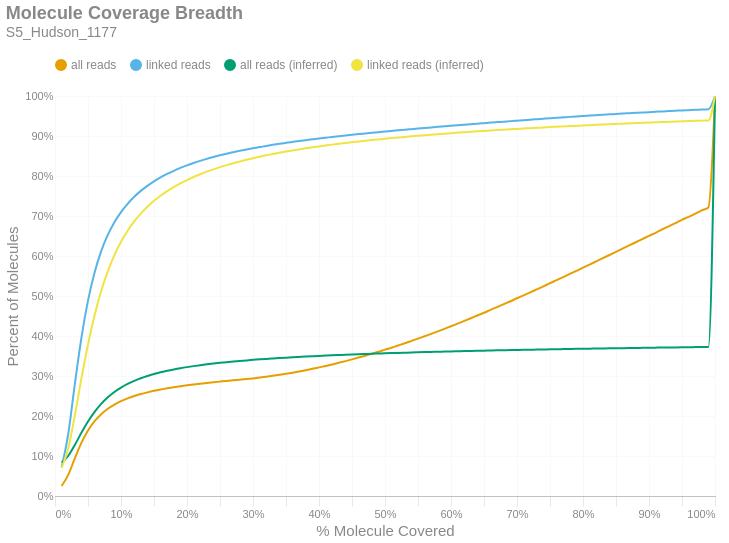

The code cell stored with this chart in its notebook:
### Markdown cell above
### Molecule Read Coverage
This chart shows molecule coverage breadth as computed by the number of bases aligned to that molecule. In other words, "*how much of each unique long molecule is actually sequenced/aligned?*" Keep in mind there is a distinction between sequences and alignments, since some sequences belonging to a particular molecule may not align well and wouldn't appear in the alignment data. This chart also shows molecule coverage breadth as computed by the *inferred fragment* from which the aligned sequences originate. Unlike read coverage, this calculation takes into account the total insert size, including unsequenced gaps between the forward and reverse reads. Like the previous figures, these are cumulative percents.

### Code cell
if SKIPLR:
    print_html(f"Skipped")
else:
    binned_df = consolidated_hist(valids['coverage_bp'], mask, 0.01, True)
    binned_df_inf = consolidated_hist(valids['coverage_inserts'], mask, 0.01, True)
    binned_df = binned_df.with_columns(pl.lit(binned_df_inf['all reads (cumsum)']).alias('all reads (inferred)'))
    binned_df = binned_df.with_columns(pl.lit(binned_df_inf['linked reads (cumsum)']).alias('linked reads (inferred)'))
    binned_df = binned_df.with_columns(
        (pl.col('bin').cast(pl.Float64) + 0.01).alias('right_edge')
    )

    with SafeRender(binned_df):
        (
            density_plot(binned_df, 'Molecule Coverage Breadth', samplename, 'molcov', ['all reads (inferred)','linked reads (inferred)'])
            .encode(
                #x=alt.X('bin:Q', title="% Molecule Covered").axis(format = '%').scale(padding=0),
                x=alt.X('right_edge:Q', title="% Molecule Covered").axis(format='%').scale(padding=0),
                y=alt.Y('value:Q', title='Percent of Molecules')
                    .axis(format='%')
                    .stack(False)
                    .scale(domainMin=0, padding=0),
                color=alt.Color("key:N").scale(domain = ["all reads", "linked reads", "all reads (inferred)", "linked reads (inferred)"]),
                tooltip = [
                    alt.Tooltip("key:N", title = "Data Type"),
                    alt.Tooltip("range_label:N", title="% Molecule Covered"),
                    alt.Tooltip("value:Q", format = ".2%", title="% Molecules")
                ]
            )
        ).display()

### Figure 1 — Vega-Lite specification as saved in the notebook (floating-point values rounded to 4 significant figures)
{"width": "container", "height": 400, "config": {"title": {"anchor": "start", "dy": -15, "fontSize": 18, "color": "#888888", "subtitleColor": "#888888", "subtitleFontSize": 14}, "arc": {"fill": "#0072B2"}, "axis": {"domainColor": "#888888", "domainWidth": 0.5, "gridWidth": 0.2, "grid": false, "titleFontWeight": 400, "titleFontSize": 15, "labelFontSize": 11, "labelColor": "#888888", "tickColor": "#888888", "tickWidth": 0.2, "titleColor": "#888888"}, "axisBand": {"grid": false}, "axisX": {"grid": true, "tickSize": 10, "domainCap": "round"}, "axisY": {"domain": false, "grid": true, "tickSize": 0, "domainCap": "round"}, "background": "transparent", "header": {"labelFontSize": 15, "labelColor": "#888888", "titleFontSize": 15, "titleFontWeight": 600, "titleColor": "#888888"}, "legend": {"labelFont": "sans-serif", "labelFontSize": 12, "labelColor": "#888888", "symbolSize": 100, "symbolType": "circle", "titleFontSize": 12, "titlePadding": 10, "titleColor": "#888888", "title": null, "orient": "top"}, "range": {"category": ["#E69F00", "#56B4E9", "#009E73", "#F0E442", "#0072B2", "#D55E00", "#CC79A7", "#000000"], "diverging": ["#cfe8f3", "#a2d4ec", "#73bfe2", "#46abdb", "#1696d2", "#12719e"]}, "area": {"fill": "#0072B2", "fillOpacity": 0.7, "line": true, "strokeOpacity": 0.7}, "line": {"color": "#0072B2", "stroke": "#0072B2", "strokeWidth": 2}, "trail": {"color": "#0072B2", "stroke": "#0072B2", "strokeWidth": 0, "size": 1}, "point": {"filled": true, "fillOpacity": 1.0, "size": 95}, "text": {"color": "#888888", "fontSize": 11, "align": "right", "fontWeight": 400, "size": 11}, "bar": {"fill": "#0072B2", "stroke": null}, "view": {"stroke": null, "continuousWidth": 660, "continuousHeight": 400}}, "data": {"name": "data-fc03187fb58b36b3d0e5a07ee7efb399"}, "mark": {"type": "line", "interpolate": "monotone", "point": {"opacity": 0, "size": 275}}, "encoding": {"color": {"field": "key", "scale": {"domain": ["all reads", "linked reads", "all reads (inferred)", "linked reads (inferred)"]}, "type": "nominal"}, "tooltip": [{"field": "key", "title": "Data Type", "type": "nominal"}, {"field": "range_label", "title": "% Molecule Covered", "type": "nominal"}, {"field": "value", "format": ".2%", "title": "% Molecules", "type": "quantitative"}], "x": {"axis": {"format": "%"}, "field": "right_edge", "scale": {"padding": 0}, "title": "% Molecule Covered", "type": "quantitative"}, "y": {"axis": {"format": "%"}, "field": "value", "scale": {"domainMin": 0, "padding": 0}, "stack": false, "title": "Percent of Molecules", "type": "quantitative"}}, "params": [{"name": "param_c36ac31b6afebe62", "select": {"type": "point", "fields": ["key"]}, "bind": "legend"}], "title": {"text": "Molecule Coverage Breadth", "subtitle": "S5_Hudson_1177"}, "transform": [{"fold": ["all reads (cumsum)", "linked reads (cumsum)", "all reads (inferred)", "linked reads (inferred)"]}, {"calculate": "replace(datum.key, ' (cumsum)', '')", "as": "key"}, {"filter": {"param": "param_c36ac31b6afebe62"}}], "usermeta": {"embedOptions": {"downloadFileName": "S5_Hudson_1177.molcov"}}, "$schema": "https://vega.github.io/schema/vega-lite/v6.1.0.json", "datasets": {"data-fc03187fb58b36b3d0e5a07ee7efb399": [{"bin": "0.0", "interval": "0.0-0.01", "all reads": 0.02485, "linked reads": 0.07176, "all reads (cumsum)": 0.02485, "linked reads (cumsum)": 0.07176, "range_label": "0.0-0.01", "all reads (inferred)": 0.08354, "linked reads (inferred)": 0.07057, "right_edge": 0.01}, {"bin": "0.01", "interval": "0.01-0.02", "all reads": 0.02781, "linked reads": 0.08261, "all reads (cumsum)": 0.05266, "linked reads (cumsum)": 0.1544, "range_label": "0.01-0.02", "all reads (inferred)": 0.1001, "linked reads (inferred)": 0.1189, "right_edge": 0.02}, {"bin": "0.02", "interval": "0.02-0.03", "all reads": 0.04139, "linked reads": 0.1245, "all reads (cumsum)": 0.09405, "linked reads (cumsum)": 0.2789, "range_label": "0.02-0.03", "all reads (inferred)": 0.1275, "linked reads (inferred)": 0.2011, "right_edge": 0.03}, {"bin": "0.03", "interval": "0.03-0.04", "all reads": 0.03868, "linked reads": 0.1166, "all reads (cumsum)": 0.1327, "linked reads (cumsum)": 0.3955, "range_label": "0.03-0.04", "all reads (inferred)": 0.1581, "linked reads (inferred)": 0.2934, "right_edge": 0.04}, {"bin": "0.04", "interval": "0.04-0.05", "all reads": 0.03077, "linked reads": 0.09287, "all reads (cumsum)": 0.1635, "linked reads (cumsum)": 0.4884, "range_label": "0.04-0.05", "all reads (inferred)": 0.1863, "linked reads (inferred)": 0.3787, "right_edge": 0.05}, {"bin": "0.05", "interval": "0.05-0.06", "all reads": 0.02341, "linked reads": 0.0706, "all reads (cumsum)": 0.1869, "linked reads (cumsum)": 0.559, "range_label": "0.05-0.06", "all reads (inferred)": 0.2104, "linked reads (inferred)": 0.4519, "right_edge": 0.06}, {"bin": "0.06", "interval": "0.06-0.07", "all reads": 0.01763, "linked reads": 0.0531, "all reads (cumsum)": 0.2045, "linked reads (cumsum)": 0.6121, "range_label": "0.06-0.07", "all reads (inferred)": 0.2304, "linked reads (inferred)": 0.5124, "right_edge": 0.07}, {"bin": "0.07", "interval": "0.07-0.08", "all reads": 0.01348, "linked reads": 0.04053, "all reads (cumsum)": 0.218, "linked reads (cumsum)": 0.6526, "range_label": "0.07-0.08", "all reads (inferred)": 0.2467, "linked reads (inferred)": 0.5618, "right_edge": 0.08}, {"bin": "0.08", "interval": "0.08-0.09", "all reads": 0.01056, "linked reads": 0.03172, "all reads (cumsum)": 0.2286, "linked reads (cumsum)": 0.6843, "range_label": "0.08-0.09", "all reads (inferred)": 0.2601, "linked reads (inferred)": 0.6024, "right_edge": 0.09}, {"bin": "0.09", "interval": "0.09-0.1", "all reads": 0.008504, "linked reads": 0.02547, "all reads (cumsum)": 0.2371, "linked reads (cumsum)": 0.7098, "range_label": "0.09-0.1", "all reads (inferred)": 0.271, "linked reads (inferred)": 0.6354, "right_edge": 0.1}, {"bin": "0.1", "interval": "0.1-0.11", "all reads": 0.006932, "linked reads": 0.02068, "all reads (cumsum)": 0.244, "linked reads (cumsum)": 0.7305, "range_label": "0.1-0.11", "all reads (inferred)": 0.2801, "linked reads (inferred)": 0.663, "right_edge": 0.11}, {"bin": "0.11", "interval": "0.11-0.12", "all reads": 0.005863, "linked reads": 0.01749, "all reads (cumsum)": 0.2499, "linked reads (cumsum)": 0.748, "range_label": "0.11-0.12", "all reads (inferred)": 0.2879, "linked reads (inferred)": 0.6864, "right_edge": 0.12}, {"bin": "0.12", "interval": "0.12-0.13", "all reads": 0.004978, "linked reads": 0.01482, "all reads (cumsum)": 0.2548, "linked reads (cumsum)": 0.7628, "range_label": "0.12-0.13", "all reads (inferred)": 0.2944, "linked reads (inferred)": 0.7061, "right_edge": 0.13}, {"bin": "0.13", "interval": "0.13-0.14", "all reads": 0.004263, "linked reads": 0.01266, "all reads (cumsum)": 0.2591, "linked reads (cumsum)": 0.7754, "range_label": "0.13-0.14", "all reads (inferred)": 0.3001, "linked reads (inferred)": 0.7232, "right_edge": 0.14}, {"bin": "0.14", "interval": "0.14-0.15", "all reads": 0.003821, "linked reads": 0.0113, "all reads (cumsum)": 0.2629, "linked reads (cumsum)": 0.7867, "range_label": "0.14-0.15", "all reads (inferred)": 0.305, "linked reads (inferred)": 0.7379, "right_edge": 0.15}, {"bin": "0.15", "interval": "0.15-0.16", "all reads": 0.003315, "linked reads": 0.009786, "all reads (cumsum)": 0.2662, "linked reads (cumsum)": 0.7965, "range_label": "0.15-0.16", "all reads (inferred)": 0.3092, "linked reads (inferred)": 0.7506, "right_edge": 0.16}, {"bin": "0.16", "interval": "0.16-0.17", "all reads": 0.002947, "linked reads": 0.008632, "all reads (cumsum)": 0.2692, "linked reads (cumsum)": 0.8052, "range_label": "0.16-0.17", "all reads (inferred)": 0.313, "linked reads (inferred)": 0.7621, "right_edge": 0.17}, {"bin": "0.17", "interval": "0.17-0.18", "all reads": 0.002687, "linked reads": 0.007799, "all reads (cumsum)": 0.2719, "linked reads (cumsum)": 0.813, "range_label": "0.17-0.18", "all reads (inferred)": 0.3164, "linked reads (inferred)": 0.7723, "right_edge": 0.18}, {"bin": "0.18", "interval": "0.18-0.19", "all reads": 0.002515, "linked reads": 0.007245, "all reads (cumsum)": 0.2744, "linked reads (cumsum)": 0.8202, "range_label": "0.18-0.19", "all reads (inferred)": 0.3194, "linked reads (inferred)": 0.7815, "right_edge": 0.19}, {"bin": "0.19", "interval": "0.19-0.2", "all reads": 0.002282, "linked reads": 0.006455, "all reads (cumsum)": 0.2767, "linked reads (cumsum)": 0.8267, "range_label": "0.19-0.2", "all reads (inferred)": 0.3222, "linked reads (inferred)": 0.7898, "right_edge": 0.2}, {"bin": "0.2", "interval": "0.2-0.21", "all reads": 0.002076, "linked reads": 0.005855, "all reads (cumsum)": 0.2788, "linked reads (cumsum)": 0.8325, "range_label": "0.2-0.21", "all reads (inferred)": 0.3247, "linked reads (inferred)": 0.7974, "right_edge": 0.21}, {"bin": "0.21", "interval": "0.21-0.22", "all reads": 0.001966, "linked reads": 0.005396, "all reads (cumsum)": 0.2807, "linked reads (cumsum)": 0.8379, "range_label": "0.21-0.22", "all reads (inferred)": 0.327, "linked reads (inferred)": 0.8045, "right_edge": 0.22}, {"bin": "0.22", "interval": "0.22-0.23", "all reads": 0.001849, "linked reads": 0.004991, "all reads (cumsum)": 0.2826, "linked reads (cumsum)": 0.8429, "range_label": "0.22-0.23", "all reads (inferred)": 0.3291, "linked reads (inferred)": 0.8108, "right_edge": 0.23}, {"bin": "0.23", "interval": "0.23-0.24", "all reads": 0.001758, "linked reads": 0.004684, "all reads (cumsum)": 0.2843, "linked reads (cumsum)": 0.8476, "range_label": "0.23-0.24", "all reads (inferred)": 0.3311, "linked reads (inferred)": 0.8166, "right_edge": 0.24}, {"bin": "0.24", "interval": "0.24-0.25", "all reads": 0.001637, "linked reads": 0.004201, "all reads (cumsum)": 0.286, "linked reads (cumsum)": 0.8518, "range_label": "0.24-0.25", "all reads (inferred)": 0.3329, "linked reads (inferred)": 0.8221, "right_edge": 0.25}, {"bin": "0.25", "interval": "0.25-0.26", "all reads": 0.001584, "linked reads": 0.00397, "all reads (cumsum)": 0.2875, "linked reads (cumsum)": 0.8558, "range_label": "0.25-0.26", "all reads (inferred)": 0.3346, "linked reads (inferred)": 0.8272, "right_edge": 0.26}, {"bin": "0.26", "interval": "0.26-0.27", "all reads": 0.001568, "linked reads": 0.003806, "all reads (cumsum)": 0.2891, "linked reads (cumsum)": 0.8596, "range_label": "0.26-0.27", "all reads (inferred)": 0.3362, "linked reads (inferred)": 0.8319, "right_edge": 0.27}, {"bin": "0.27", "interval": "0.27-0.28", "all reads": 0.001554, "linked reads": 0.003471, "all reads (cumsum)": 0.2907, "linked reads (cumsum)": 0.863, "range_label": "0.27-0.28", "all reads (inferred)": 0.3376, "linked reads (inferred)": 0.8364, "right_edge": 0.28}, {"bin": "0.28", "interval": "0.28-0.29", "all reads": 0.001604, "linked reads": 0.003222, "all reads (cumsum)": 0.2923, "linked reads (cumsum)": 0.8663, "range_label": "0.28-0.29", "all reads (inferred)": 0.339, "linked reads (inferred)": 0.8405, "right_edge": 0.29}, {"bin": "0.29", "interval": "0.29-0.3", "all reads": 0.001773, "linked reads": 0.003125, "all reads (cumsum)": 0.294, "linked reads (cumsum)": 0.8694, "range_label": "0.29-0.3", "all reads (inferred)": 0.3403, "linked reads (inferred)": 0.8444, "right_edge": 0.3}, {"bin": "0.3", "interval": "0.3-0.31", "all reads": 0.001977, "linked reads": 0.003019, "all reads (cumsum)": 0.296, "linked reads (cumsum)": 0.8724, "range_label": "0.3-0.31", "all reads (inferred)": 0.3416, "linked reads (inferred)": 0.8481, "right_edge": 0.31}, {"bin": "0.31", "interval": "0.31-0.32", "all reads": 0.002098, "linked reads": 0.002697, "all reads (cumsum)": 0.2981, "linked reads (cumsum)": 0.8751, "range_label": "0.31-0.32", "all reads (inferred)": 0.3428, "linked reads (inferred)": 0.8517, "right_edge": 0.32}, {"bin": "0.32", "interval": "0.32-0.33", "all reads": 0.002327, "linked reads": 0.00275, "all reads (cumsum)": 0.3005, "linked reads (cumsum)": 0.8779, "range_label": "0.32-0.33", "all reads (inferred)": 0.3438, "linked reads (inferred)": 0.8549, "right_edge": 0.33}, {"bin": "0.33", "interval": "0.33-0.34", "all reads": 0.002509, "linked reads": 0.002595, "all reads (cumsum)": 0.303, "linked reads (cumsum)": 0.8804, "range_label": "0.33-0.34", "all reads (inferred)": 0.3449, "linked reads (inferred)": 0.858, "right_edge": 0.34}, {"bin": "0.34", "interval": "0.34-0.35", "all reads": 0.002604, "linked reads": 0.002434, "all reads (cumsum)": 0.3056, "linked reads (cumsum)": 0.8829, "range_label": "0.34-0.35", "all reads (inferred)": 0.3459, "linked reads (inferred)": 0.861, "right_edge": 0.35}, {"bin": "0.35", "interval": "0.35-0.36", "all reads": 0.002814, "linked reads": 0.002359, "all reads (cumsum)": 0.3084, "linked reads (cumsum)": 0.8852, "range_label": "0.35-0.36", "all reads (inferred)": 0.3468, "linked reads (inferred)": 0.8639, "right_edge": 0.36}, {"bin": "0.36", "interval": "0.36-0.37", "all reads": 0.003049, "linked reads": 0.00228, "all reads (cumsum)": 0.3114, "linked reads (cumsum)": 0.8875, "range_label": "0.36-0.37", "all reads (inferred)": 0.3477, "linked reads (inferred)": 0.8665, "right_edge": 0.37}, {"bin": "0.37", "interval": "0.37-0.38", "all reads": 0.003149, "linked reads": 0.002105, "all reads (cumsum)": 0.3146, "linked reads (cumsum)": 0.8896, "range_label": "0.37-0.38", "all reads (inferred)": 0.3486, "linked reads (inferred)": 0.8691, "right_edge": 0.38}, {"bin": "0.38", "interval": "0.38-0.39", "all reads": 0.003339, "linked reads": 0.002123, "all reads (cumsum)": 0.3179, "linked reads (cumsum)": 0.8917, "range_label": "0.38-0.39", "all reads (inferred)": 0.3494, "linked reads (inferred)": 0.8716, "right_edge": 0.39}, {"bin": "0.39", "interval": "0.39-0.4", "all reads": 0.003615, "linked reads": 0.002061, "all reads (cumsum)": 0.3215, "linked reads (cumsum)": 0.8938, "range_label": "0.39-0.4", "all reads (inferred)": 0.3502, "linked reads (inferred)": 0.8739, "right_edge": 0.4}, {"bin": "0.4", "interval": "0.4-0.41", "all reads": 0.003592, "linked reads": 0.001866, "all reads (cumsum)": 0.3251, "linked reads (cumsum)": 0.8957, "range_label": "0.4-0.41", "all reads (inferred)": 0.351, "linked reads (inferred)": 0.8762, "right_edge": 0.41}, {"bin": "0.41", "interval": "0.41-0.42", "all reads": 0.003865, "linked reads": 0.001912, "all reads (cumsum)": 0.329, "linked reads (cumsum)": 0.8976, "range_label": "0.41-0.42", "all reads (inferred)": 0.3517, "linked reads (inferred)": 0.8785, "right_edge": 0.42}, {"bin": "0.42", "interval": "0.42-0.43", "all reads": 0.004054, "linked reads": 0.001828, "all reads (cumsum)": 0.333, "linked reads (cumsum)": 0.8994, "range_label": "0.42-0.43", "all reads (inferred)": 0.3524, "linked reads (inferred)": 0.8805, "right_edge": 0.43}, {"bin": "0.43", "interval": "0.43-0.44", "all reads": 0.004193, "linked reads": 0.001839, "all reads (cumsum)": 0.3372, "linked reads (cumsum)": 0.9013, "range_label": "0.43-0.44", "all reads (inferred)": 0.3531, "linked reads (inferred)": 0.8825, "right_edge": 0.44}, {"bin": "0.44", "interval": "0.44-0.45", "all reads": 0.004408, "linked reads": 0.001729, "all reads (cumsum)": 0.3416, "linked reads (cumsum)": 0.903, "range_label": "0.44-0.45", "all reads (inferred)": 0.3537, "linked reads (inferred)": 0.8844, "right_edge": 0.45}, {"bin": "0.45", "interval": "0.45-0.46", "all reads": 0.004523, "linked reads": 0.001734, "all reads (cumsum)": 0.3462, "linked reads (cumsum)": 0.9047, "range_label": "0.45-0.46", "all reads (inferred)": 0.3544, "linked reads (inferred)": 0.8863, "right_edge": 0.46}, {"bin": "0.46", "interval": "0.46-0.47", "all reads": 0.004674, "linked reads": 0.001591, "all reads (cumsum)": 0.3508, "linked reads (cumsum)": 0.9063, "range_label": "0.46-0.47", "all reads (inferred)": 0.355, "linked reads (inferred)": 0.8881, "right_edge": 0.47}, {"bin": "0.47", "interval": "0.47-0.48", "all reads": 0.004868, "linked reads": 0.001594, "all reads (cumsum)": 0.3557, "linked reads (cumsum)": 0.9079, "range_label": "0.47-0.48", "all reads (inferred)": 0.3556, "linked reads (inferred)": 0.8899, "right_edge": 0.48}, {"bin": "0.48", "interval": "0.48-0.49", "all reads": 0.004769, "linked reads": 0.001635, "all reads (cumsum)": 0.3605, "linked reads (cumsum)": 0.9095, "range_label": "0.48-0.49", "all reads (inferred)": 0.3561, "linked reads (inferred)": 0.8915, "right_edge": 0.49}, {"bin": "0.49", "interval": "0.49-0.5", "all reads": 0.00538, "linked reads": 0.00161, "all reads (cumsum)": 0.3659, "linked reads (cumsum)": 0.9111, "range_label": "0.49-0.5", "all reads (inferred)": 0.3567, "linked reads (inferred)": 0.8932, "right_edge": 0.5}, {"bin": "0.5", "interval": "0.5-0.51", "all reads": 0.004853, "linked reads": 0.001472, "all reads (cumsum)": 0.3707, "linked reads (cumsum)": 0.9126, "range_label": "0.5-0.51", "all reads (inferred)": 0.3572, "linked reads (inferred)": 0.8947, "right_edge": 0.51}, {"bin": "0.51", "interval": "0.51-0.52", "all reads": 0.005673, "linked reads": 0.001575, "all reads (cumsum)": 0.3764, "linked reads (cumsum)": 0.9142, "range_label": "0.51-0.52", "all reads (inferred)": 0.3577, "linked reads (inferred)": 0.8962, "right_edge": 0.52}, {"bin": "0.52", "interval": "0.52-0.53", "all reads": 0.005501, "linked reads": 0.001502, "all reads (cumsum)": 0.3819, "linked reads (cumsum)": 0.9157, "range_label": "0.52-0.53", "all reads (inferred)": 0.3582, "linked reads (inferred)": 0.8977, "right_edge": 0.53}, {"bin": "0.53", "interval": "0.53-0.54", "all reads": 0.005674, "linked reads": 0.001466, "all reads (cumsum)": 0.3876, "linked reads (cumsum)": 0.9172, "range_label": "0.53-0.54", "all reads (inferred)": 0.3587, "linked reads (inferred)": 0.8992, "right_edge": 0.54}, {"bin": "0.54", "interval": "0.54-0.55", "all reads": 0.005787, "linked reads": 0.001467, "all reads (cumsum)": 0.3933, "linked reads (cumsum)": 0.9186, "range_label": "0.54-0.55", "all reads (inferred)": 0.3592, "linked reads (inferred)": 0.9006, "right_edge": 0.55}, {"bin": "0.55", "interval": "0.55-0.56", "all reads": 0.006024, "linked reads": 0.001436, "all reads (cumsum)": 0.3994, "linked reads (cumsum)": 0.9201, "range_label": "0.55-0.56", "all reads (inferred)": 0.3597, "linked reads (inferred)": 0.902, "right_edge": 0.56}, {"bin": "0.56", "interval": "0.56-0.57", "all reads": 0.006065, "linked reads": 0.001412, "all reads (cumsum)": 0.4054, "linked reads (cumsum)": 0.9215, "range_label": "0.56-0.57", "all reads (inferred)": 0.3601, "linked reads (inferred)": 0.9032, "right_edge": 0.57}, {"bin": "0.57", "interval": "0.57-0.58", "all reads": 0.006192, "linked reads": 0.001365, "all reads (cumsum)": 0.4116, "linked reads (cumsum)": 0.9228, "range_label": "0.57-0.58", "all reads (inferred)": 0.3606, "linked reads (inferred)": 0.9046, "right_edge": 0.58}, {"bin": "0.58", "interval": "0.58-0.59", "all reads": 0.006329, "linked reads": 0.001339, "all reads (cumsum)": 0.418, "linked reads (cumsum)": 0.9242, "range_label": "0.58-0.59", "all reads (inferred)": 0.361, "linked reads (inferred)": 0.9058, "right_edge": 0.59}, {"bin": "0.59", "interval": "0.59-0.6", "all reads": 0.006531, "linked reads": 0.001348, "all reads (cumsum)": 0.4245, "linked reads (cumsum)": 0.9255, "range_label": "0.59-0.6", "all reads (inferred)": 0.3615, "linked reads (inferred)": 0.9071, "right_edge": 0.6}, {"bin": "0.6", "interval": "0.6-0.61", "all reads": 0.006409, "linked reads": 0.001351, "all reads (cumsum)": 0.4309, "linked reads (cumsum)": 0.9269, "range_label": "0.6-0.61", "all reads (inferred)": 0.3619, "linked reads (inferred)": 0.9083, "right_edge": 0.61}, {"bin": "0.61", "interval": "0.61-0.62", "all reads": 0.006736, "linked reads": 0.001325, "all reads (cumsum)": 0.4376, "linked reads (cumsum)": 0.9282, "range_label": "0.61-0.62", "all reads (inferred)": 0.3623, "linked reads (inferred)": 0.9095, "right_edge": 0.62}, {"bin": "0.62", "interval": "0.62-0.63", "all reads": 0.006743, "linked reads": 0.001342, "all reads (cumsum)": 0.4444, "linked reads (cumsum)": 0.9295, "range_label": "0.62-0.63", "all reads (inferred)": 0.3627, "linked reads (inferred)": 0.9106, "right_edge": 0.63}, {"bin": "0.63", "interval": "0.63-0.64", "all reads": 0.006882, "linked reads": 0.001334, "all reads (cumsum)": 0.4513, "linked reads (cumsum)": 0.9309, "range_label": "0.63-0.64", "all reads (inferred)": 0.363, "linked reads (inferred)": 0.9117, "right_edge": 0.64}, {"bin": "0.64", "interval": "0.64-0.65", "all reads": 0.006823, "linked reads": 0.001282, "all reads (cumsum)": 0.4581, "linked reads (cumsum)": 0.9322, "range_label": "0.64-0.65", "all reads (inferred)": 0.3634, "linked reads (inferred)": 0.9127, "right_edge": 0.65}, {"bin": "0.65", "interval": "0.65-0.66", "all reads": 0.007315, "linked reads": 0.001313, "all reads (cumsum)": 0.4654, "linked reads (cumsum)": 0.9335, "range_label": "0.65-0.66", "all reads (inferred)": 0.3638, "linked reads (inferred)": 0.9138, "right_edge": 0.66}, {"bin": "0.66", "interval": "0.66-0.67", "all reads": 0.006943, "linked reads": 0.001234, "all reads (cumsum)": 0.4723, "linked reads (cumsum)": 0.9347, "range_label": "0.66-0.67", "all reads (inferred)": 0.3641, "linked reads (inferred)": 0.9149, "right_edge": 0.67}, {"bin": "0.67", "interval": "0.67-0.68", "all reads": 0.007298, "linked reads": 0.001214, "all reads (cumsum)": 0.4796, "linked reads (cumsum)": 0.9359, "range_label": "0.67-0.68", "all reads (inferred)": 0.3645, "linked reads (inferred)": 0.9158, "right_edge": 0.68}, {"bin": "0.68", "interval": "0.68-0.69", "all reads": 0.007156, "linked reads": 0.001272, "all reads (cumsum)": 0.4868, "linked reads (cumsum)": 0.9372, "range_label": "0.68-0.69", "all reads (inferred)": 0.3648, "linked reads (inferred)": 0.9168, "right_edge": 0.69}, {"bin": "0.69", "interval": "0.69-0.7", "all reads": 0.007532, "linked reads": 0.001209, "all reads (cumsum)": 0.4943, "linked reads (cumsum)": 0.9384, "range_label": "0.69-0.7", "all reads (inferred)": 0.3651, "linked reads (inferred)": 0.9178, "right_edge": 0.7}, {"bin": "0.7", "interval": "0.7-0.71", "all reads": 0.007221, "linked reads": 0.001197, "all reads (cumsum)": 0.5015, "linked reads (cumsum)": 0.9396, "range_label": "0.7-0.71", "all reads (inferred)": 0.3655, "linked reads (inferred)": 0.9187, "right_edge": 0.71}, {"bin": "0.71", "interval": "0.71-0.72", "all reads": 0.007386, "linked reads": 0.001249, "all reads (cumsum)": 0.5089, "linked reads (cumsum)": 0.9408, "range_label": "0.71-0.72", "all reads (inferred)": 0.3658, "linked reads (inferred)": 0.9196, "right_edge": 0.72}, {"bin": "0.72", "interval": "0.72-0.73", "all reads": 0.007689, "linked reads": 0.00119, "all reads (cumsum)": 0.5166, "linked reads (cumsum)": 0.942, "range_label": "0.72-0.73", "all reads (inferred)": 0.3661, "linked reads (inferred)": 0.9205, "right_edge": 0.73}, {"bin": "0.73", "interval": "0.73-0.74", "all reads": 0.007496, "linked reads": 0.001199, "all reads (cumsum)": 0.5241, "linked reads (cumsum)": 0.9432, "range_label": "0.73-0.74", "all reads (inferred)": 0.3664, "linked reads (inferred)": 0.9214, "right_edge": 0.74}, {"bin": "0.74", "interval": "0.74-0.75", "all reads": 0.008014, "linked reads": 0.001201, "all reads (cumsum)": 0.5321, "linked reads (cumsum)": 0.9444, "range_label": "0.74-0.75", "all reads (inferred)": 0.3667, "linked reads (inferred)": 0.9223, "right_edge": 0.75}, {"bin": "0.75", "interval": "0.75-0.76", "all reads": 0.007465, "linked reads": 0.001106, "all reads (cumsum)": 0.5396, "linked reads (cumsum)": 0.9455, "range_label": "0.75-0.76", "all reads (inferred)": 0.367, "linked reads (inferred)": 0.9231, "right_edge": 0.76}, {"bin": "0.76", "interval": "0.76-0.77", "all reads": 0.007726, "linked reads": 0.001131, "all reads (cumsum)": 0.5473, "linked reads (cumsum)": 0.9467, "range_label": "0.76-0.77", "all reads (inferred)": 0.3673, "linked reads (inferred)": 0.924, "right_edge": 0.77}, {"bin": "0.77", "interval": "0.77-0.78", "all reads": 0.007771, "linked reads": 0.001138, "all reads (cumsum)": 0.5551, "linked reads (cumsum)": 0.9478, "range_label": "0.77-0.78", "all reads (inferred)": 0.3676, "linked reads (inferred)": 0.9248, "right_edge": 0.78}, {"bin": "0.78", "interval": "0.78-0.79", "all reads": 0.007748, "linked reads": 0.001051, "all reads (cumsum)": 0.5628, "linked reads (cumsum)": 0.9489, "range_label": "0.78-0.79", "all reads (inferred)": 0.3679, "linked reads (inferred)": 0.9256, "right_edge": 0.79}, {"bin": "0.79", "interval": "0.79-0.8", "all reads": 0.008231, "linked reads": 0.001142, "all reads (cumsum)": 0.5711, "linked reads (cumsum)": 0.95, "range_label": "0.79-0.8", "all reads (inferred)": 0.3681, "linked reads (inferred)": 0.9264, "right_edge": 0.8}, {"bin": "0.8", "interval": "0.8-0.81", "all reads": 0.007601, "linked reads": 0.001008, "all reads (cumsum)": 0.5787, "linked reads (cumsum)": 0.951, "range_label": "0.8-0.81", "all reads (inferred)": 0.3684, "linked reads (inferred)": 0.9272, "right_edge": 0.81}, {"bin": "0.81", "interval": "0.81-0.82", "all reads": 0.007885, "linked reads": 0.001033, "all reads (cumsum)": 0.5866, "linked reads (cumsum)": 0.952, "range_label": "0.81-0.82", "all reads (inferred)": 0.3687, "linked reads (inferred)": 0.9279, "right_edge": 0.82}, {"bin": "0.82", "interval": "0.82-0.83", "all reads": 0.007925, "linked reads": 0.001046, "all reads (cumsum)": 0.5945, "linked reads (cumsum)": 0.9531, "range_label": "0.82-0.83", "all reads (inferred)": 0.3689, "linked reads (inferred)": 0.9287, "right_edge": 0.83}, {"bin": "0.83", "interval": "0.83-0.84", "all reads": 0.008006, "linked reads": 0.001016, "all reads (cumsum)": 0.6025, "linked reads (cumsum)": 0.9541, "range_label": "0.83-0.84", "all reads (inferred)": 0.3692, "linked reads (inferred)": 0.9294, "right_edge": 0.84}, {"bin": "0.84", "interval": "0.84-0.85", "all reads": 0.007859, "linked reads": 0.0009373, "all reads (cumsum)": 0.6103, "linked reads (cumsum)": 0.955, "range_label": "0.84-0.85", "all reads (inferred)": 0.3694, "linked reads (inferred)": 0.9302, "right_edge": 0.85}, {"bin": "0.85", "interval": "0.85-0.86", "all reads": 0.008113, "linked reads": 0.0009614, "all reads (cumsum)": 0.6185, "linked reads (cumsum)": 0.956, "range_label": "0.85-0.86", "all reads (inferred)": 0.3697, "linked reads (inferred)": 0.9309, "right_edge": 0.86}, {"bin": "0.86", "interval": "0.86-0.87", "all reads": 0.007907, "linked reads": 0.0009133, "all reads (cumsum)": 0.6264, "linked reads (cumsum)": 0.9569, "range_label": "0.86-0.87", "all reads (inferred)": 0.3699, "linked reads (inferred)": 0.9316, "right_edge": 0.87}, {"bin": "0.87", "interval": "0.87-0.88", "all reads": 0.008058, "linked reads": 0.0009235, "all reads (cumsum)": 0.6344, "linked reads (cumsum)": 0.9578, "range_label": "0.87-0.88", "all reads (inferred)": 0.3702, "linked reads (inferred)": 0.9322, "right_edge": 0.88}, {"bin": "0.88", "interval": "0.88-0.89", "all reads": 0.007949, "linked reads": 0.0009207, "all reads (cumsum)": 0.6424, "linked reads (cumsum)": 0.9588, "range_label": "0.88-0.89", "all reads (inferred)": 0.3704, "linked reads (inferred)": 0.9329, "right_edge": 0.89}, {"bin": "0.89", "interval": "0.89-0.9", "all reads": 0.008084, "linked reads": 0.0009068, "all reads (cumsum)": 0.6505, "linked reads (cumsum)": 0.9597, "range_label": "0.89-0.9", "all reads (inferred)": 0.3706, "linked reads (inferred)": 0.9336, "right_edge": 0.9}, {"bin": "0.9", "interval": "0.9-0.91", "all reads": 0.007583, "linked reads": 0.0008671, "all reads (cumsum)": 0.658, "linked reads (cumsum)": 0.9605, "range_label": "0.9-0.91", "all reads (inferred)": 0.3709, "linked reads (inferred)": 0.9342, "right_edge": 0.91}, {"bin": "0.91", "interval": "0.91-0.92", "all reads": 0.008632, "linked reads": 0.0009401, "all reads (cumsum)": 0.6667, "linked reads (cumsum)": 0.9615, "range_label": "0.91-0.92", "all reads (inferred)": 0.3711, "linked reads (inferred)": 0.9349, "right_edge": 0.92}, {"bin": "0.92", "interval": "0.92-0.93", "all reads": 0.007314, "linked reads": 0.0008051, "all reads (cumsum)": 0.674, "linked reads (cumsum)": 0.9623, "range_label": "0.92-0.93", "all reads (inferred)": 0.3713, "linked reads (inferred)": 0.9354, "right_edge": 0.93}, {"bin": "0.93", "interval": "0.93-0.94", "all reads": 0.007946, "linked reads": 0.0008088, "all reads (cumsum)": 0.6819, "linked reads (cumsum)": 0.9631, "range_label": "0.93-0.94", "all reads (inferred)": 0.3715, "linked reads (inferred)": 0.9361, "right_edge": 0.94}, {"bin": "0.94", "interval": "0.94-0.95", "all reads": 0.00862, "linked reads": 0.0008273, "all reads (cumsum)": 0.6905, "linked reads (cumsum)": 0.9639, "range_label": "0.94-0.95", "all reads (inferred)": 0.3718, "linked reads (inferred)": 0.9367, "right_edge": 0.95}, {"bin": "0.95", "interval": "0.95-0.96", "all reads": 0.007094, "linked reads": 0.0007497, "all reads (cumsum)": 0.6976, "linked reads (cumsum)": 0.9647, "range_label": "0.95-0.96", "all reads (inferred)": 0.372, "linked reads (inferred)": 0.9373, "right_edge": 0.96}, {"bin": "0.96", "interval": "0.96-0.97", "all reads": 0.008198, "linked reads": 0.0007663, "all reads (cumsum)": 0.7058, "linked reads (cumsum)": 0.9654, "range_label": "0.96-0.97", "all reads (inferred)": 0.3722, "linked reads (inferred)": 0.9379, "right_edge": 0.97}, {"bin": "0.97", "interval": "0.97-0.98", "all reads": 0.008181, "linked reads": 0.0007284, "all reads (cumsum)": 0.714, "linked reads (cumsum)": 0.9662, "range_label": "0.97-0.98", "all reads (inferred)": 0.3725, "linked reads (inferred)": 0.9384, "right_edge": 0.98}, {"bin": "0.98", "interval": "0.98-0.99", "all reads": 0.007444, "linked reads": 0.0007589, "all reads (cumsum)": 0.7215, "linked reads (cumsum)": 0.9669, "range_label": "0.98-0.99", "all reads (inferred)": 0.3727, "linked reads (inferred)": 0.939, "right_edge": 0.99}, {"bin": "0.99", "interval": "0.99-1.0", "all reads": 0.2785, "linked reads": 0.03307, "all reads (cumsum)": 1.0, "linked reads (cumsum)": 1.0, "range_label": "0.99-1.0", "all reads (inferred)": 1.0, "linked reads (inferred)": 1.0, "right_edge": 1.0}]}}
